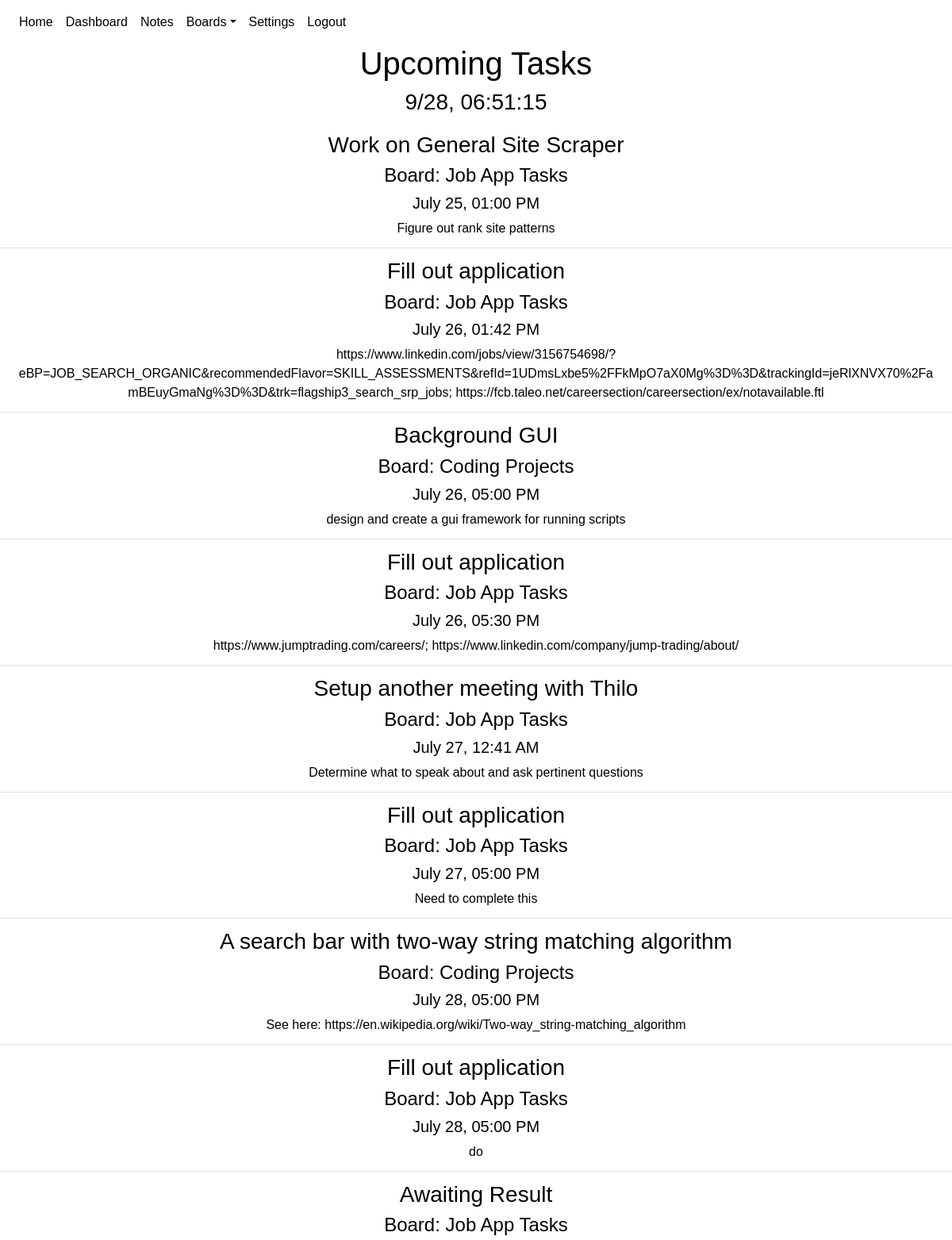
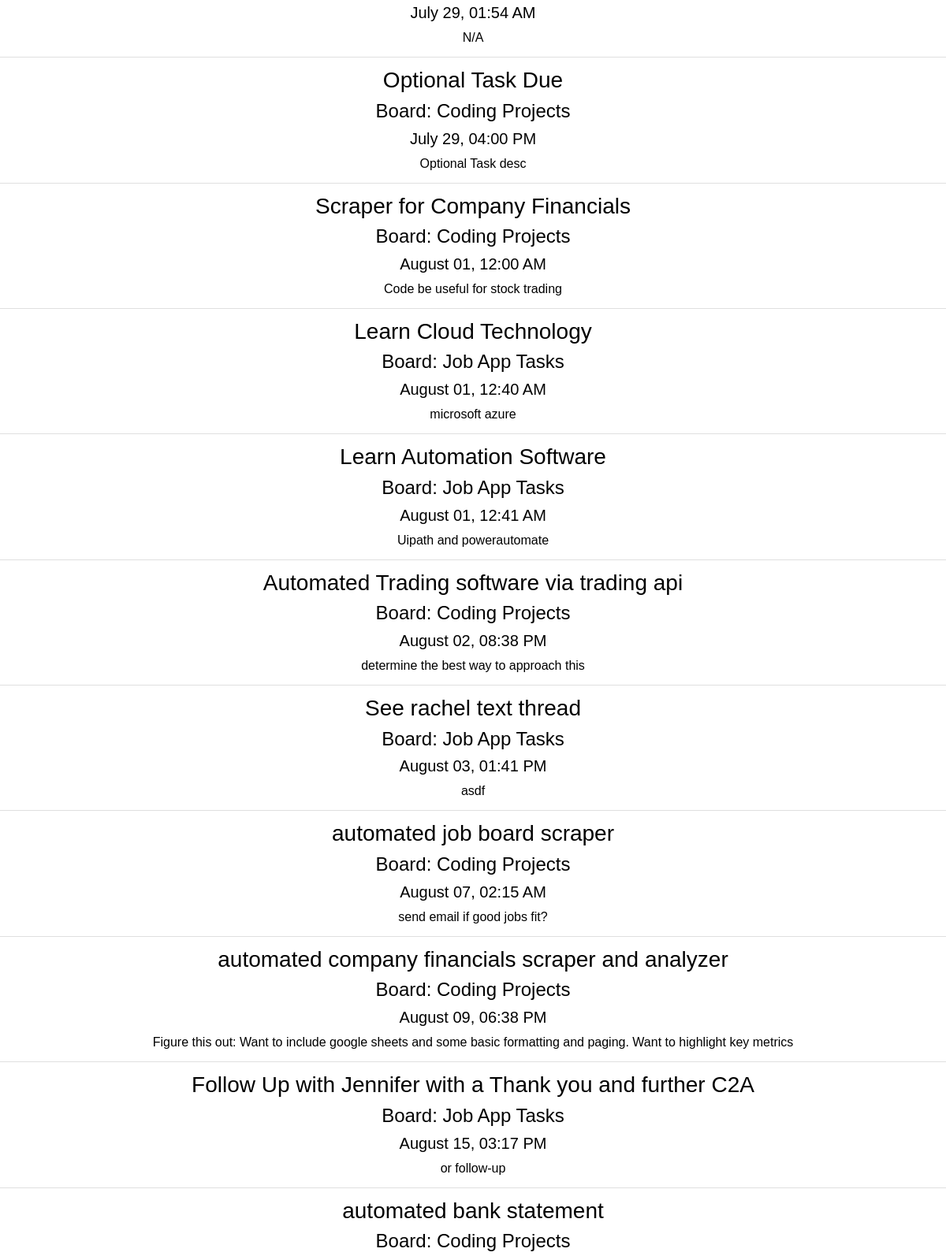
The app's page /dashboard (signed in, upper part), older data (2 pictures, top to bottom).
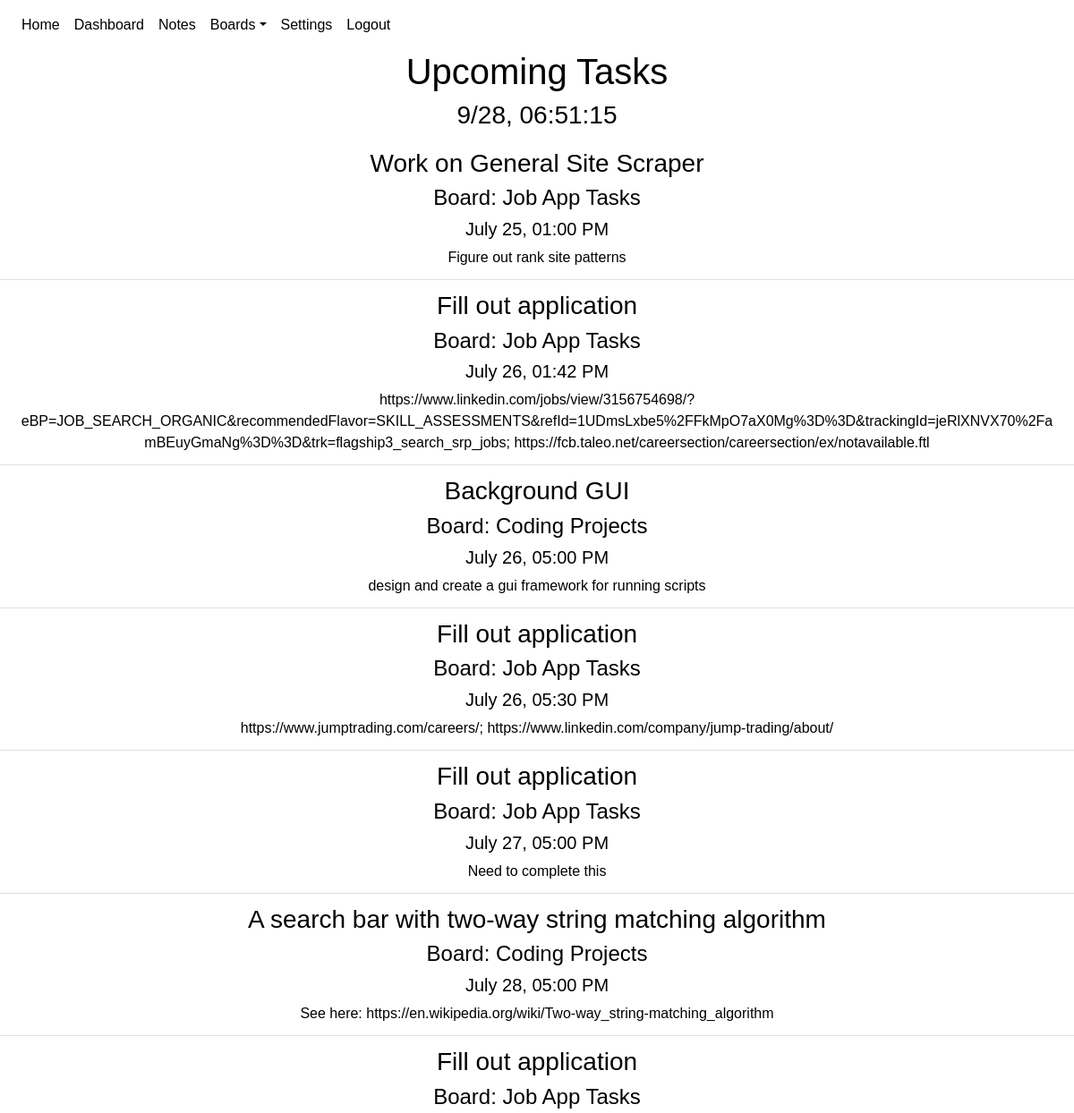
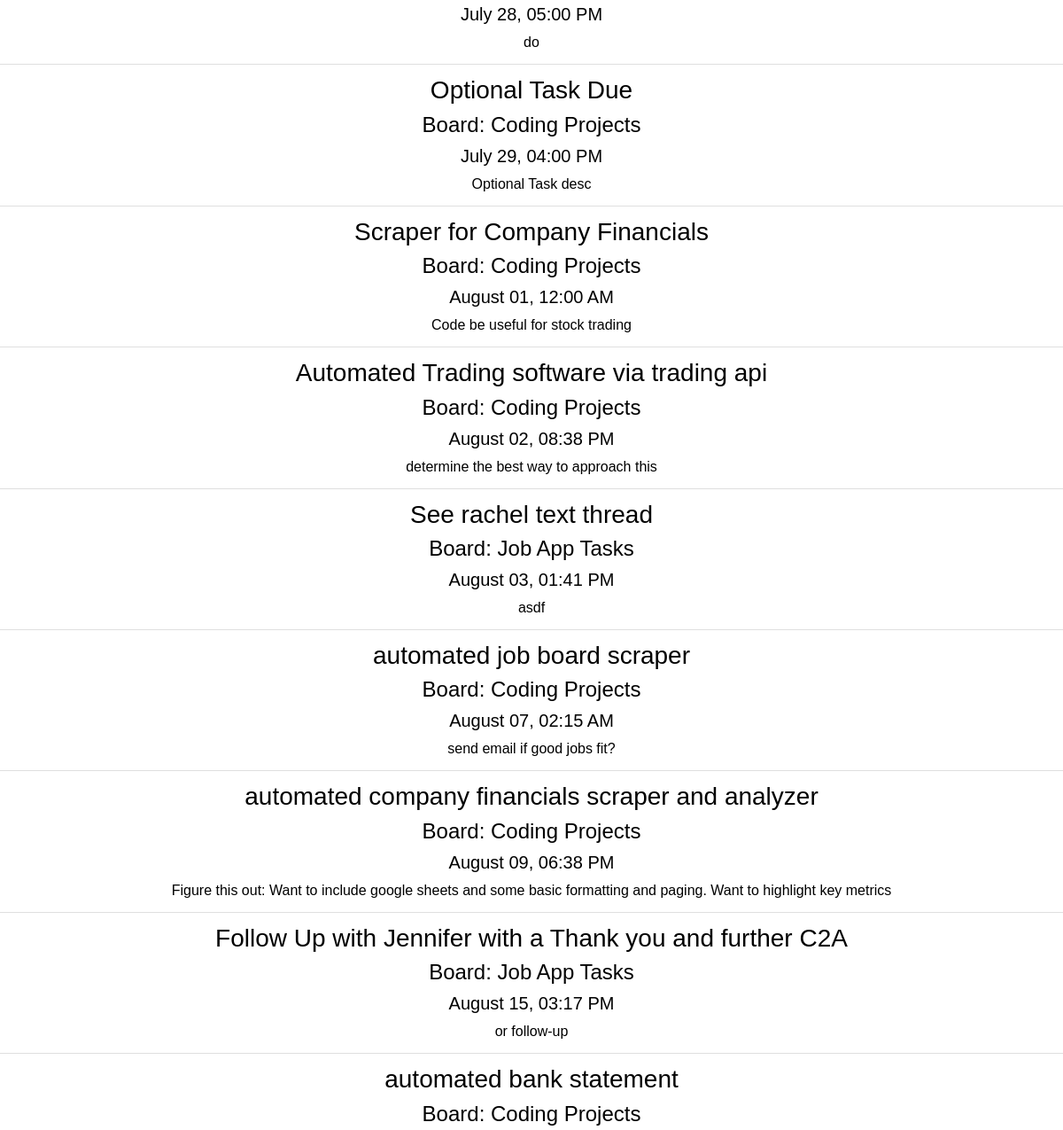
The same page, newer data (2 pictures, top to bottom).
### website/models.py (models this page shows)
class Task(db.Model):
    id = db.Column(db.Integer, primary_key = True)
    created = db.Column(db.DateTime(timezone = True), default = func.now())
    last_modified = db.Column(db.DateTime(timezone = True), default = func.now())
    due_date = db.Column(db.DateTime(timezone = True))
    name = db.Column(db.String(100))
    description = db.Column(db.String(10000))
    completed = db.Column(db.Boolean, default = False)
    category = db.Column(db.Integer, db.ForeignKey('category.id'))
    board = db.Column(db.Integer, db.ForeignKey('board.id'))
    subtasks = db.relationship('Subtask')
    user_id = db.Column(db.Integer, db.ForeignKey('user.id'))

class Board(db.Model):
    id = db.Column(db.Integer, primary_key = True)
    name = db.Column(db.String(100))
    date = db.Column(db.DateTime(timezone=True), default=func.now())
    category_num = db.Column(db.Integer)
    categories = db.relationship('Category')
    tasks = db.relationship('Task')
    user_id = db.Column(db.Integer, db.ForeignKey('user.id'))

### website/views.py (the view)
@views.route('/dashboard', methods=['GET'])
@login_required
def dashboard():
    boards = {}
    for board in current_user.boards:
        boards[board.id] = board.name
    dashboard_list = []
    for task in current_user.tasks:
        if task.due_date == None:
            task.due_date = datetime.fromisoformat("5000-01-01T00:00:00.000")
            dashboard_list.append(task)
        else:
            dashboard_list.append(task)
    return render_template("dashboard.html", user=current_user, boards = boards, task_list = dashboard_list)

### website/__init__.py (called while the page is built)
def create_app():
    app = Flask(__name__)
    app.config['SECRET_KEY'] = urandom(12).hex()
    app.config['SQLALCHEMY_DATABASE_URI'] = f'sqlite:///{DB_NAME}'
    app.config['SQLALCHEMY_TRACK_MODIFICATIONS'] = False
    db.init_app(app)
    from .views import views
    from .auth import auth
    app.register_blueprint(views, url_prefix='/')
    app.register_blueprint(auth, url_prefix='/')
    from .models import User, Note, Board, Task, Category
    create_database(app)
    login_manager = LoginManager()
    login_manager.login_view = 'auth.login'
    login_manager.init_app(app)
    @login_manager.user_loader
    def load_user(id):
        return User.query.get(id)
    return app

### website/templates/dashboard.html (shortened to what this page needs)
{% extends "base.html" %} {% block title %}Dashboard{% endblock %}
{% block style%}
<link rel="stylesheet" href="{{ url_for('static', filename = 'dashboard.css') }}" />
{% endblock %}
{% block content%}
<h1 align="center">Upcoming Tasks</h1>
<h3 align="center" id="current-time"></h3>
<ul class="list-group list-group-flush" id="upcoming-tasks">
{% for task in task_list|sort(attribute='name')|sort(attribute='due_date')%}
    {% if not task.completed %}
    <li align="center" class="list-group-item">
        <h3 class="task-name"><a href="/boards/{{task.board}}/{{task.category}}/{{task.id}}">{{task.name}}</a></h3>
        <h4 class="parent-board"><a href="/boards/{{task.board}}">Board: {{boards[task.board]}}</a></h4>
        {%if task.due_date.strftime('%Y')|int < 4000 %}<h5 class="task-due">{{task.due_date.strftime('%B %d, %I:%M %p')}}</h5>{%endif%}
        <span class="description">{{task.description}}</span>
    </li>
    {% endif %}
{% endfor %}
</ul>
{% endblock %}

Row changes from the older to the newer data that the page shows:
no longer on this page (row edited): Task: name "Setup another meeting with Thilo", board.name "Job App Tasks", due_date "July 27, 12:41 AM", description "Determine what to speak about and ask pertinent questions"
no longer on this page (row edited): Task: name "Awaiting Result", board.name "Job App Tasks", due_date "July 29, 01:54 AM", description "N/A"
no longer on this page (row edited): Task: name "Learn Cloud Technology", board.name "Job App Tasks", due_date "August 01, 12:40 AM", description "microsoft azure"
no longer on this page (row edited): Task: name "Learn Automation Software", board.name "Job App Tasks", due_date "August 01, 12:41 AM", description "Uipath and powerautomate"
